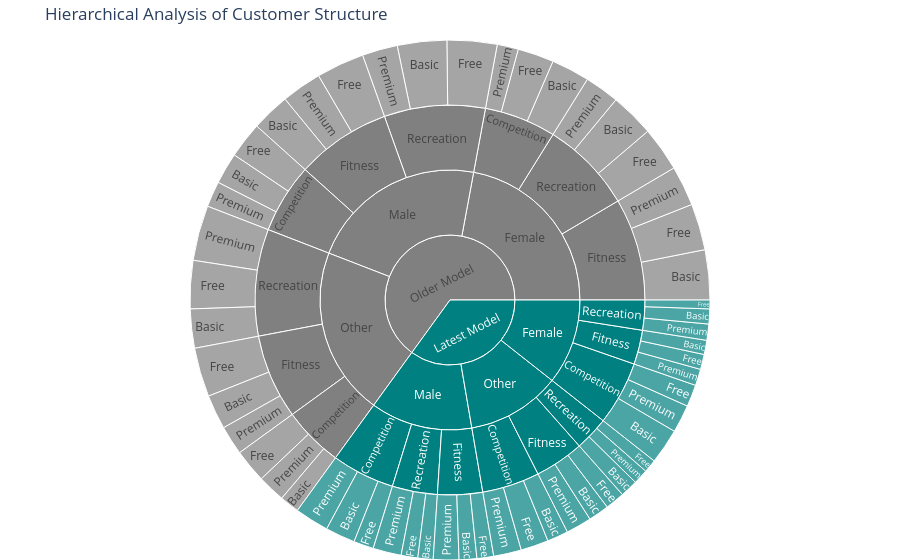

Notebook code for this chart:
### Code cell
import plotly.express as px

# 1. Define categorical columns and prepare data
categorical_cols = ['User of latest model', 'Sex', 'Goal of Training', 'Subscription Type']
df_sun = df.dropna(subset=categorical_cols + ['Age of customer']).copy()

# 2. Rename categories for better readability in the chart
# Mapping: 1.0 -> 'Latest Model' (Teal), 0.0 -> 'Older Model' (Grey)
df_sun['User of latest model'] = df_sun['User of latest model'].replace({
    1.0: 'Latest Model', 
    0.0: 'Older Model'
})

# 3. Create Sunburst Chart
fig = px.sunburst(
    df_sun, 
    path=['User of latest model', 'Sex', 'Goal of Training', 'Subscription Type'], 
    values='Age of customer', # The size of the segments
    color='User of latest model',
    title='Hierarchical Analysis of Customer Structure',
    # Apply your specific color scheme: Teal for the latest model, Grey for others
    color_discrete_map={
        'Latest Model': '#008080', 
        'Older Model': '#808080'
    }
)

# 4. Refine layout and text display
fig.update_layout(
    margin=dict(t=40, l=0, r=0, b=0),
    sunburstcolorway=["#008080", "#808080"] # Fallback colorway
)

# 5. Display the plot
fig.show()

### Figure 1 — Plotly figure (JSON) as saved in the notebook; plotly's stock layout.template omitted (floating-point values rounded to 4 significant figures)
{"data": [{"branchvalues": "total", "customdata": [["Latest Model"], ["Latest Model"], ["Latest Model"], ["Latest Model"], ["Latest Model"], ["Latest Model"], ["Latest Model"], ["Latest Model"], ["Latest Model"], ["Latest Model"], ["Latest Model"], ["Latest Model"], ["Latest Model"], ["Latest Model"], ["Latest Model"], ["Latest Model"], ["Latest Model"], ["Latest Model"], ["Latest Model"], ["Latest Model"], ["Latest Model"], ["Latest Model"], ["Latest Model"], ["Latest Model"], ["Latest Model"], ["Latest Model"], ["Latest Model"], ["Latest Model"], ["Latest Model"], ["Latest Model"], ["Latest Model"], ["Latest Model"], ["Latest Model"], ["Latest Model"], ["Latest Model"], ["Latest Model"], ["Latest Model"], ["Latest Model"], ["Latest Model"], ["Latest Model"], ["Older Model"], ["Older Model"], ["Older Model"], ["Older Model"], ["Older Model"], ["Older Model"], ["Older Model"], ["Older Model"], ["Older Model"], ["Older Model"], ["Older Model"], ["Older Model"], ["Older Model"], ["Older Model"], ["Older Model"], ["Older Model"], ["Older Model"], ["Older Model"], ["Older Model"], ["Older Model"], ["Older Model"], ["Older Model"], ["Older Model"], ["Older Model"], ["Older Model"], ["Older Model"], ["Older Model"], ["Older Model"], ["Older Model"], ["Older Model"], ["Older Model"], ["Older Model"], ["Older Model"], ["Older Model"], ["Older Model"], ["Older Model"], ["Older Model"], ["Older Model"], ["Older Model"], ["Older Model"]], "domain": {"x": [0, 1], "y": [0, 1]}, "hovertemplate": "labels=%{label}<br>Age of customer=%{value}<br>parent=%{parent}<br>id=%{id}<br>User of latest model=%{customdata[0]}<extra></extra>", "ids": ["Latest Model/Other/Fitness/Free", "Latest Model/Other/Recreation/Free", "Latest Model/Female/Competition/Free", "Latest Model/Male/Competition/Premium", "Latest Model", "Latest Model/Other/Fitness/Basic", "Latest Model/Male/Fitness/Premium", "Latest Model/Female/Recreation/Basic", "Latest Model/Female/Fitness/Free", "Latest Model/Female/Competition/Basic", "Latest Model/Male/Competition/Basic", "Latest Model/Male/Competition/Free", "Latest Model/Male/Recreation/Basic", "Latest Model/Female/Fitness/Premium", "Latest Model/Other/Recreation/Basic", "Latest Model/Other/Fitness", "Latest Model/Other/Competition", "Latest Model/Male/Recreation", "Latest Model/Female/Competition", "Latest Model/Female/Fitness", "Latest Model/Male/Fitness", "Latest Model/Other/Recreation", "Latest Model/Female/Recreation", "Latest Model/Male/Competition", "Latest Model/Other", "Latest Model/Male", "Latest Model/Female", "Latest Model/Female/Recreation/Free", "Latest Model/Female/Recreation/Premium", "Latest Model/Male/Fitness/Free", "Latest Model/Other/Fitness/Premium", "Latest Model/Male/Fitness/Basic", "Latest Model/Female/Competition/Premium", "Latest Model/Male/Recreation/Free", "Latest Model/Other/Competition/Basic", "Latest Model/Other/Competition/Premium", "Latest Model/Male/Recreation/Premium", "Latest Model/Female/Fitness/Basic", "Latest Model/Other/Recreation/Premium", "Latest Model/Other/Competition/Free", "Older Model/Male/Recreation/Basic", "Older Model/Other/Recreation", "Older Model/Female/Recreation", "Older Model/Other/Fitness/Premium", "Older Model/Male/Competition", "Older Model/Female", "Older Model/Male", "Older Model/Male/Fitness", "Older Model/Male/Competition/Free", "Older Model/Female/Fitness", "Older Model/Other/Recreation/Free", "Older Model/Male/Recreation", "Older Model/Other/Competition", "Older Model/Female/Recreation/Free", "Older Model/Other/Recreation/Basic", "Older Model/Other", "Older Model/Female/Competition", "Older Model/Female/Fitness/Premium", "Older Model/Other/Fitness", "Older Model/Female/Recreation/Basic", "Older Model/Other/Fitness/Free", "Older Model/Female/Fitness/Basic", "Older Model/Female/Competition/Basic", "Older Model/Male/Recreation/Premium", "Older Model/Other/Competition/Free", "Older Model/Male/Competition/Basic", "Older Model/Other/Recreation/Premium", "Older Model/Male/Fitness/Free", "Older Model/Female/Recreation/Premium", "Older Model/Other/Competition/Basic", "Older Model/Other/Competition/Premium", "Older Model/Female/Competition/Free", "Older Model/Other/Fitness/Basic", "Older Model/Female/Competition/Premium", "Older Model/Male/Recreation/Free", "Older Model/Female/Fitness/Free", "Older Model/Male/Competition/Premium", "Older Model/Male/Fitness/Basic", "Older Model/Male/Fitness/Premium", "Older Model"], "labels": ["Free", "Free", "Free", "Premium", "Latest Model", "Basic", "Premium", "Basic", "Free", "Basic", "Basic", "Free", "Basic", "Premium", "Basic", "Fitness", "Competition", "Recreation", "Competition", "Fitness", "Fitness", "Recreation", "Recreation", "Competition", "Other", "Male", "Female", "Free", "Premium", "Free", "Premium", "Basic", "Premium", "Free", "Basic", "Premium", "Premium", "Basic", "Premium", "Free", "Basic", "Recreation", "Recreation", "Premium", "Competition", "Female", "Male", "Fitness", "Free", "Fitness", "Free", "Recreation", "Competition", "Free", "Basic", "Other", "Competition", "Premium", "Fitness", "Basic", "Free", "Basic", "Basic", "Premium", "Free", "Basic", "Premium", "Free", "Premium", "Basic", "Premium", "Free", "Basic", "Premium", "Free", "Free", "Premium", "Basic", "Premium", "Older Model"], "marker": {"colors": ["#008080", "#008080", "#008080", "#008080", "#008080", "#008080", "#008080", "#008080", "#008080", "#008080", "#008080", "#008080", "#008080", "#008080", "#008080", "#008080", "#008080", "#008080", "#008080", "#008080", "#008080", "#008080", "#008080", "#008080", "#008080", "#008080", "#008080", "#008080", "#008080", "#008080", "#008080", "#008080", "#008080", "#008080", "#008080", "#008080", "#008080", "#008080", "#008080", "#008080", "#808080", "#808080", "#808080", "#808080", "#808080", "#808080", "#808080", "#808080", "#808080", "#808080", "#808080", "#808080", "#808080", "#808080", "#808080", "#808080", "#808080", "#808080", "#808080", "#808080", "#808080", "#808080", "#808080", "#808080", "#808080", "#808080", "#808080", "#808080", "#808080", "#808080", "#808080", "#808080", "#808080", "#808080", "#808080", "#808080", "#808080", "#808080", "#808080", "#808080"]}, "name": "", "parents": ["Latest Model/Other/Fitness", "Latest Model/Other/Recreation", "Latest Model/Female/Competition", "Latest Model/Male/Competition", "", "Latest Model/Other/Fitness", "Latest Model/Male/Fitness", "Latest Model/Female/Recreation", "Latest Model/Female/Fitness", "Latest Model/Female/Competition", "Latest Model/Male/Competition", "Latest Model/Male/Competition", "Latest Model/Male/Recreation", "Latest Model/Female/Fitness", "Latest Model/Other/Recreation", "Latest Model/Other", "Latest Model/Other", "Latest Model/Male", "Latest Model/Female", "Latest Model/Female", "Latest Model/Male", "Latest Model/Other", "Latest Model/Female", "Latest Model/Male", "Latest Model", "Latest Model", "Latest Model", "Latest Model/Female/Recreation", "Latest Model/Female/Recreation", "Latest Model/Male/Fitness", "Latest Model/Other/Fitness", "Latest Model/Male/Fitness", "Latest Model/Female/Competition", "Latest Model/Male/Recreation", "Latest Model/Other/Competition", "Latest Model/Other/Competition", "Latest Model/Male/Recreation", "Latest Model/Female/Fitness", "Latest Model/Other/Recreation", "Latest Model/Other/Competition", "Older Model/Male/Recreation", "Older Model/Other", "Older Model/Female", "Older Model/Other/Fitness", "Older Model/Male", "Older Model", "Older Model", "Older Model/Male", "Older Model/Male/Competition", "Older Model/Female", "Older Model/Other/Recreation", "Older Model/Male", "Older Model/Other", "Older Model/Female/Recreation", "Older Model/Other/Recreation", "Older Model", "Older Model/Female", "Older Model/Female/Fitness", "Older Model/Other", "Older Model/Female/Recreation", "Older Model/Other/Fitness", "Older Model/Female/Fitness", "Older Model/Female/Competition", "Older Model/Male/Recreation", "Older Model/Other/Competition", "Older Model/Male/Competition", "Older Model/Other/Recreation", "Older Model/Male/Fitness", "Older Model/Female/Recreation", "Older Model/Other/Competition", "Older Model/Other/Competition", "Older Model/Female/Competition", "Older Model/Other/Fitness", "Older Model/Female/Competition", "Older Model/Male/Recreation", "Older Model/Female/Fitness", "Older Model/Male/Competition", "Older Model/Male/Fitness", "Older Model/Male/Fitness", ""], "type": "sunburst", "values": [695.0, 470.0, 788.0, 1224.0, 20210.0, 745.0, 916.0, 537.0, 540.0, 1271.0, 1070.0, 718.0, 547.0, 592.0, 632.0, 2360.0, 2752.0, 2161.0, 3060.0, 1642.0, 2152.0, 1639.0, 1434.0, 3012.0, 6751.0, 7325.0, 6136.0, 316.0, 581.0, 601.0, 920.0, 635.0, 1001.0, 598.0, 758.0, 997.0, 1016.0, 510.0, 537.0, 997.0, 1773.0, 5113.0, 4425.0, 1050.0, 3343.0, 12760.0, 12730.0, 4553.0, 1294.0, 4900.0, 1728.0, 4837.0, 2902.0, 1596.0, 1403.0, 12070.0, 3435.0, 1441.0, 4053.0, 1584.0, 1763.0, 1793.0, 1374.0, 1271.0, 1203.0, 1127.0, 1982.0, 1722.0, 1245.0, 702.0, 997.0, 1300.0, 1240.0, 761.0, 1793.0, 1666.0, 922.0, 1384.0, 1447.0, 37560.0]}], "layout": {"legend": {"tracegroupgap": 0}, "margin": {"b": 0, "l": 0, "r": 0, "t": 40}, "sunburstcolorway": ["#008080", "#808080"], "title": {"text": "Hierarchical Analysis of Customer Structure"}}}
